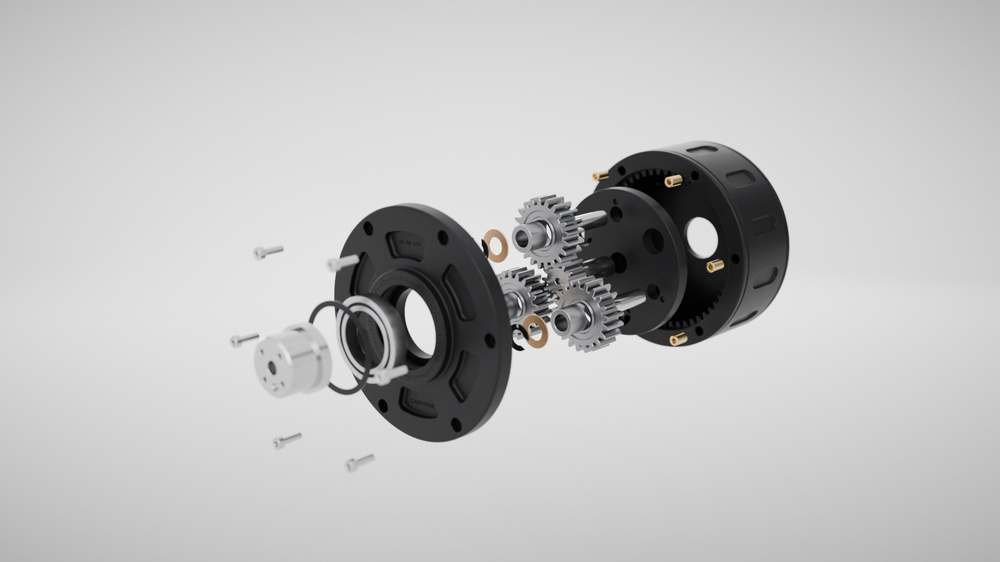
#> input picture assets/archive/planetary-gearhead/gearhead-explode.jpg, 1000 x 562 px, shrunk from 1920 x 1080 before the run
$ python post.py ../gearhead-explode.jpg ../gearhead-macro.jpg 1.0
#> lines starting #> are read from the running program, lines starting #| are printed output that depends on the picture
"""Subtle vignette + JPEG export. usage: post.py in.png out.jpg [strength]"""
import sys, numpy as np
from PIL import Image
src, dst = sys.argv[1], sys.argv[2]
k = float(sys.argv[3]) if len(sys.argv) > 3 else 0.10
im = np.asarray(Image.open(src).convert("RGB")).astype(np.float32) / 255.0
h, w, _ = im.shape
#> h = 562; w = 1000
y, x = np.mgrid[0:h, 0:w]
r2 = ((x - w / 2) / (w / 2)) ** 2 * 0.8 + ((y - h / 2) / (h / 2)) ** 2 * 0.8
v = 1.0 - k * np.clip(r2, 0, 2) ** 1.3
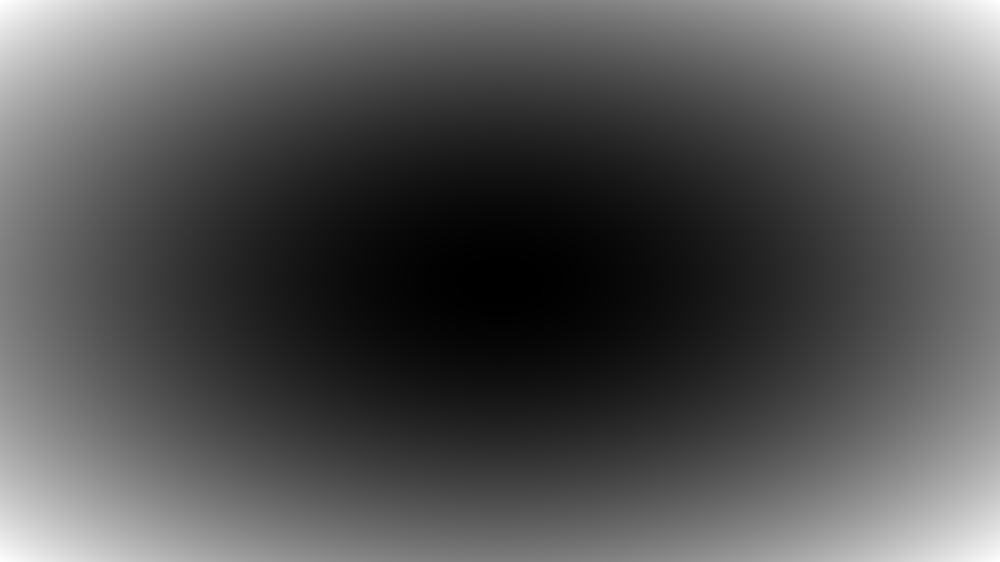
#> r2: shape (562, 1000) float64; min 0, max 1.6, mean 0.533; drawn with min black and max white
out = im * v[..., None]
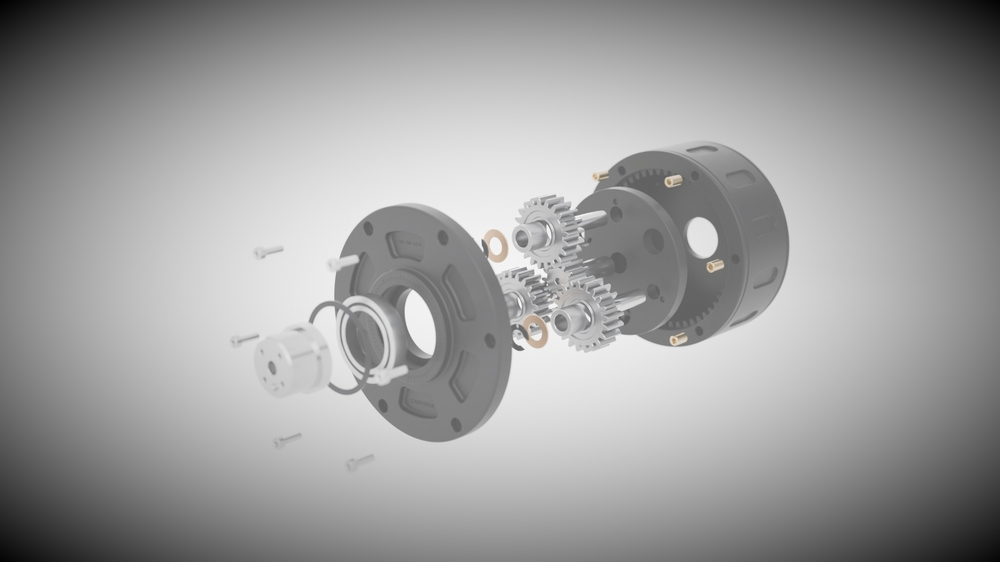
#> out: shape (562, 1000, 3) float64; mean R, G, B 0.372, 0.372, 0.372; drawn with min black and max white
out += (np.random.default_rng(0).random(out.shape) - 0.5) / 255.0  # dither
Image.fromarray((np.clip(out, 0, 1) * 255 + 0.5).astype(np.uint8)).save(dst, quality=95, optimize=True, progressive=True, subsampling=0)
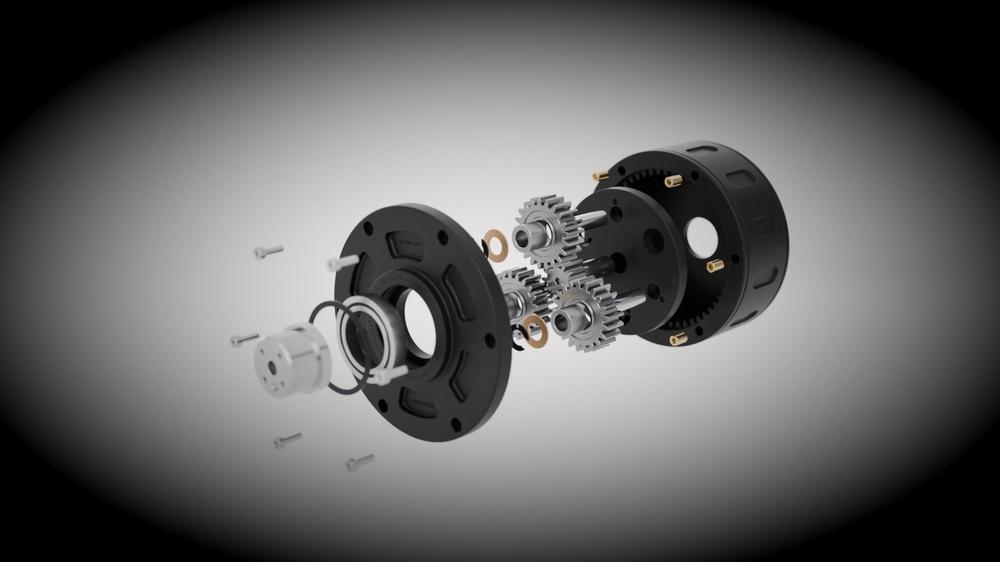
#> saved as gearhead-macro.jpg: PIL image 1000x562 RGB; mean R, G, B 99.4, 99.3, 99.3
